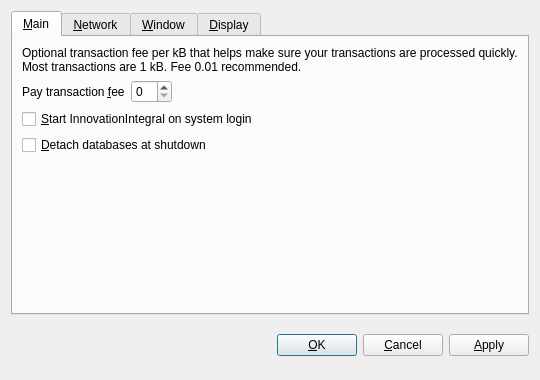
<?xml version="1.0" encoding="UTF-8"?>
<ui version="4.0">
 <class>OptionsDialog</class>
 <widget class="QDialog" name="OptionsDialog">
  <property name="geometry">
   <rect>
    <x>0</x>
    <y>0</y>
    <width>540</width>
    <height>380</height>
   </rect>
  </property>
  <property name="windowTitle">
   <string>Options</string>
  </property>
  <property name="modal">
   <bool>true</bool>
  </property>
  <layout class="QVBoxLayout" name="verticalLayout">
   <item>
    <widget class="QTabWidget" name="tabWidget">
     <property name="tabPosition">
      <enum>QTabWidget::North</enum>
     </property>
     <property name="currentIndex">
      <number>0</number>
     </property>
     <widget class="QWidget" name="tabMain">
      <attribute name="title">
       <string>&amp;Main</string>
      </attribute>
      <layout class="QVBoxLayout" name="verticalLayout_Main">
       <item>
        <widget class="QLabel" name="transactionFeeInfoLabel">
         <property name="text">
          <string>Optional transaction fee per kB that helps make sure your transactions are processed quickly. Most transactions are 1 kB. Fee 0.01 recommended.</string>
         </property>
         <property name="textFormat">
          <enum>Qt::PlainText</enum>
         </property>
         <property name="wordWrap">
          <bool>true</bool>
         </property>
        </widget>
       </item>
       <item>
        <layout class="QHBoxLayout" name="horizontalLayout_Main">
         <item>
          <widget class="QLabel" name="transactionFeeLabel">
           <property name="text">
            <string>Pay transaction &amp;fee</string>
           </property>
           <property name="textFormat">
            <enum>Qt::PlainText</enum>
           </property>
           <property name="buddy">
            <cstring>transactionFee</cstring>
           </property>
          </widget>
         </item>
         <item>
          <widget class="BitcoinAmountField" name="transactionFee"/>
         </item>
         <item>
          <spacer name="horizontalSpacer_Main">
           <property name="orientation">
            <enum>Qt::Horizontal</enum>
           </property>
           <property name="sizeHint" stdset="0">
            <size>
             <width>40</width>
             <height>20</height>
            </size>
           </property>
          </spacer>
         </item>
        </layout>
       </item>
       <item>
        <widget class="QCheckBox" name="bitcoinAtStartup">
         <property name="toolTip">
          <string>Automatically start InnovationIntegral after logging in to the system.</string>
         </property>
         <property name="text">
          <string>&amp;Start InnovationIntegral on system login</string>
         </property>
        </widget>
       </item>
       <item>
        <widget class="QCheckBox" name="detachDatabases">
         <property name="toolTip">
          <string>Detach block and address databases at shutdown. This means they can be moved to another data directory, but it slows down shutdown. The wallet is always detached.</string>
         </property>
         <property name="text">
          <string>&amp;Detach databases at shutdown</string>
         </property>
        </widget>
       </item>
       <item>
        <spacer name="verticalSpacer_Main">
         <property name="orientation">
          <enum>Qt::Vertical</enum>
         </property>
         <property name="sizeHint" stdset="0">
          <size>
           <width>20</width>
           <height>40</height>
          </size>
         </property>
        </spacer>
       </item>
      </layout>
     </widget>
     <widget class="QWidget" name="tabNetwork">
      <attribute name="title">
       <string>&amp;Network</string>
      </attribute>
      <layout class="QVBoxLayout" name="verticalLayout_Network">
       <item>
        <widget class="QCheckBox" name="mapPortUpnp">
         <property name="toolTip">
          <string>Automatically open the InnovationIntegral client port on the router. This only works when your router supports UPnP and it is enabled.</string>
         </property>
         <property name="text">
          <string>Map port using &amp;UPnP</string>
         </property>
        </widget>
       </item>
       <item>
        <widget class="QCheckBox" name="connectSocks">
         <property name="toolTip">
          <string>Connect to the InnovationIntegral network through a SOCKS proxy (e.g. when connecting through Tor).</string>
         </property>
         <property name="text">
          <string>&amp;Connect through SOCKS proxy:</string>
         </property>
        </widget>
       </item>
       <item>
        <layout class="QHBoxLayout" name="horizontalLayout_Network">
         <item>
          <widget class="QLabel" name="proxyIpLabel">
           <property name="text">
            <string>Proxy &amp;IP:</string>
           </property>
           <property name="textFormat">
            <enum>Qt::PlainText</enum>
           </property>
           <property name="buddy">
            <cstring>proxyIp</cstring>
           </property>
          </widget>
         </item>
         <item>
          <widget class="QValidatedLineEdit" name="proxyIp">
           <property name="maximumSize">
            <size>
             <width>140</width>
             <height>16777215</height>
            </size>
           </property>
           <property name="toolTip">
            <string>IP address of the proxy (e.g. 127.0.0.1)</string>
           </property>
          </widget>
         </item>
         <item>
          <widget class="QLabel" name="proxyPortLabel">
           <property name="text">
            <string>&amp;Port:</string>
           </property>
           <property name="textFormat">
            <enum>Qt::PlainText</enum>
           </property>
           <property name="buddy">
            <cstring>proxyPort</cstring>
           </property>
          </widget>
         </item>
         <item>
          <widget class="QLineEdit" name="proxyPort">
           <property name="maximumSize">
            <size>
             <width>55</width>
             <height>16777215</height>
            </size>
           </property>
           <property name="toolTip">
            <string>Port of the proxy (e.g. 9050)</string>
           </property>
          </widget>
         </item>
         <item>
          <widget class="QLabel" name="socksVersionLabel">
           <property name="text">
            <string>SOCKS &amp;Version:</string>
           </property>
           <property name="textFormat">
            <enum>Qt::PlainText</enum>
           </property>
           <property name="buddy">
            <cstring>socksVersion</cstring>
           </property>
          </widget>
         </item>
         <item>
          <widget class="QValueComboBox" name="socksVersion">
           <property name="toolTip">
            <string>SOCKS version of the proxy (e.g. 5)</string>
           </property>
          </widget>
         </item>
         <item>
          <spacer name="horizontalSpacer_Network">
           <property name="orientation">
            <enum>Qt::Horizontal</enum>
           </property>
           <property name="sizeHint" stdset="0">
            <size>
             <width>40</width>
             <height>20</height>
            </size>
           </property>
          </spacer>
         </item>
        </layout>
       </item>
       <item>
        <spacer name="verticalSpacer_Network">
         <property name="orientation">
          <enum>Qt::Vertical</enum>
         </property>
         <property name="sizeHint" stdset="0">
          <size>
           <width>20</width>
           <height>40</height>
          </size>
         </property>
        </spacer>
       </item>
      </layout>
     </widget>
     <widget class="QWidget" name="tabWindow">
      <attribute name="title">
       <string>&amp;Window</string>
      </attribute>
      <layout class="QVBoxLayout" name="verticalLayout_Window">
       <item>
        <widget class="QCheckBox" name="minimizeToTray">
         <property name="toolTip">
          <string>Show only a tray icon after minimizing the window.</string>
         </property>
         <property name="text">
          <string>&amp;Minimize to the tray instead of the taskbar</string>
         </property>
        </widget>
       </item>
       <item>
        <widget class="QCheckBox" name="minimizeOnClose">
         <property name="toolTip">
          <string>Minimize instead of exit the application when the window is closed. When this option is enabled, the application will be closed only after selecting Quit in the menu.</string>
         </property>
         <property name="text">
          <string>M&amp;inimize on close</string>
         </property>
        </widget>
       </item>
       <item>
        <spacer name="verticalSpacer_Window">
         <property name="orientation">
          <enum>Qt::Vertical</enum>
         </property>
         <property name="sizeHint" stdset="0">
          <size>
           <width>20</width>
           <height>40</height>
          </size>
         </property>
        </spacer>
       </item>
      </layout>
     </widget>
     <widget class="QWidget" name="tabDisplay">
      <attribute name="title">
       <string>&amp;Display</string>
      </attribute>
      <layout class="QVBoxLayout" name="verticalLayout_Display">
       <item>
        <layout class="QHBoxLayout" name="horizontalLayout_1_Display">
         <item>
          <widget class="QLabel" name="langLabel">
           <property name="text">
            <string>User Interface &amp;language:</string>
           </property>
           <property name="textFormat">
            <enum>Qt::PlainText</enum>
           </property>
           <property name="buddy">
            <cstring>lang</cstring>
           </property>
          </widget>
         </item>
         <item>
          <widget class="QValueComboBox" name="lang">
           <property name="toolTip">
            <string>The user interface language can be set here. This setting will take effect after restarting InnovationIntegral.</string>
           </property>
          </widget>
         </item>
        </layout>
       </item>
       <item>
        <layout class="QHBoxLayout" name="horizontalLayout_2_Display">
         <item>
          <widget class="QLabel" name="unitLabel">
           <property name="text">
            <string>&amp;Unit to show amounts in:</string>
           </property>
           <property name="textFormat">
            <enum>Qt::PlainText</enum>
           </property>
           <property name="buddy">
            <cstring>unit</cstring>
           </property>
          </widget>
         </item>
         <item>
          <widget class="QValueComboBox" name="unit">
           <property name="toolTip">
            <string>Choose the default subdivision unit to show in the interface and when sending coins.</string>
           </property>
          </widget>
         </item>
        </layout>
       </item>
       <item>
        <widget class="QCheckBox" name="displayAddresses">
         <property name="toolTip">
          <string>Whether to show InnovationIntegral addresses in the transaction list or not.</string>
         </property>
         <property name="text">
          <string>&amp;Display addresses in transaction list</string>
         </property>
        </widget>
       </item>
       <item>
        <widget class="QCheckBox" name="coinControlFeatures">
         <property name="toolTip">
          <string>Whether to show coin control features or not.</string>
         </property>
         <property name="text">
          <string>Display coin &amp;control features (experts only!)</string>
         </property>
        </widget>
       </item>
       <item>
        <spacer name="verticalSpacer_Display">
         <property name="orientation">
          <enum>Qt::Vertical</enum>
         </property>
         <property name="sizeHint" stdset="0">
          <size>
           <width>20</width>
           <height>40</height>
          </size>
         </property>
        </spacer>
       </item>
      </layout>
     </widget>
    </widget>
   </item>
   <item>
    <layout class="QHBoxLayout" name="horizontalLayout_Buttons">
     <item>
      <spacer name="horizontalSpacer_1">
       <property name="orientation">
        <enum>Qt::Horizontal</enum>
       </property>
       <property name="sizeHint" stdset="0">
        <size>
         <width>40</width>
         <height>48</height>
        </size>
       </property>
      </spacer>
     </item>
     <item>
      <widget class="QLabel" name="statusLabel">
       <property name="font">
        <font>
         <weight>75</weight>
         <bold>true</bold>
        </font>
       </property>
       <property name="text">
        <string/>
       </property>
       <property name="textFormat">
        <enum>Qt::PlainText</enum>
       </property>
       <property name="wordWrap">
        <bool>true</bool>
       </property>
      </widget>
     </item>
     <item>
      <spacer name="horizontalSpacer_2">
       <property name="orientation">
        <enum>Qt::Horizontal</enum>
       </property>
       <property name="sizeHint" stdset="0">
        <size>
         <width>40</width>
         <height>48</height>
        </size>
       </property>
      </spacer>
     </item>
     <item>
      <widget class="QPushButton" name="okButton">
       <property name="text">
        <string>&amp;OK</string>
       </property>
      </widget>
     </item>
     <item>
      <widget class="QPushButton" name="cancelButton">
       <property name="text">
        <string>&amp;Cancel</string>
       </property>
       <property name="autoDefault">
        <bool>false</bool>
       </property>
      </widget>
     </item>
     <item>
      <widget class="QPushButton" name="applyButton">
       <property name="text">
        <string>&amp;Apply</string>
       </property>
       <property name="autoDefault">
        <bool>false</bool>
       </property>
      </widget>
     </item>
    </layout>
   </item>
  </layout>
 </widget>
 <customwidgets>
  <customwidget>
   <class>BitcoinAmountField</class>
   <extends>QSpinBox</extends>
   <header>bitcoinamountfield.h</header>
  </customwidget>
  <customwidget>
   <class>QValueComboBox</class>
   <extends>QComboBox</extends>
   <header>qvaluecombobox.h</header>
  </customwidget>
  <customwidget>
   <class>QValidatedLineEdit</class>
   <extends>QLineEdit</extends>
   <header>qvalidatedlineedit.h</header>
  </customwidget>
 </customwidgets>
 <resources/>
 <connections/>
</ui>
